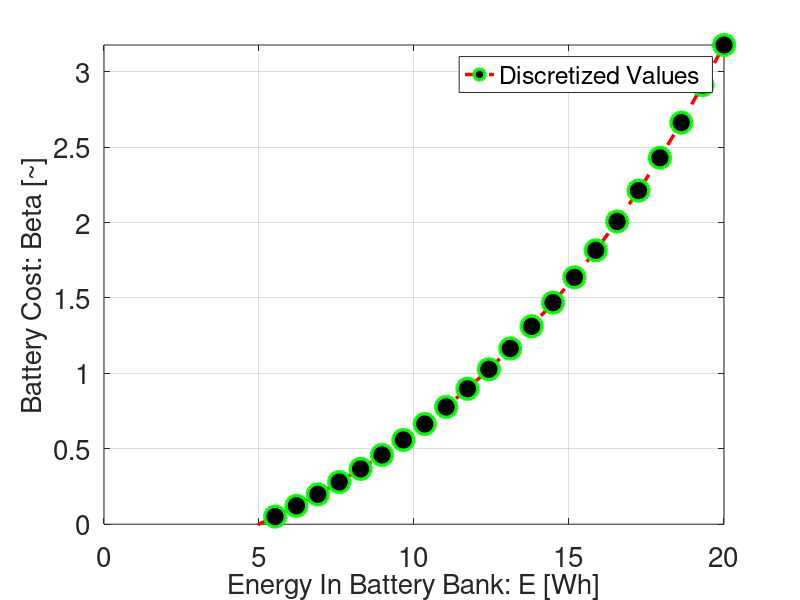

This figure's MATLAB source:
%created by Trent Dillon in May
%defines battery cost function

clear all close all clc

%% set range of probable battery capacities

E = linspace(0,20,30); %kWh

%% set polynomial coefficients

a = 74;
b = -24;
c = 2;
asym = 0;

%% compute beta

beta = (a+b.*E+c.*E.^2)./(E-asym);

%% exponential method

d = 1.1;
c = 5;
asym = 0;

beta = d.^(E-c)-1;


%% plot

figure
plot(E,beta,'--ro',...
    'LineWidth',2.5,...
    'MarkerSize',15,...
    'MarkerEdgeColor','g',...
    'MarkerFaceColor',[0,0,0])
ylim([0,inf])
grid on
set(gca,'FontSize',20)
xlabel('Energy In Battery Bank: E [Wh]','Fontsize',20)
ylabel('Battery Cost: Beta [~]','Fontsize',20)
legend('Discretized Values')

